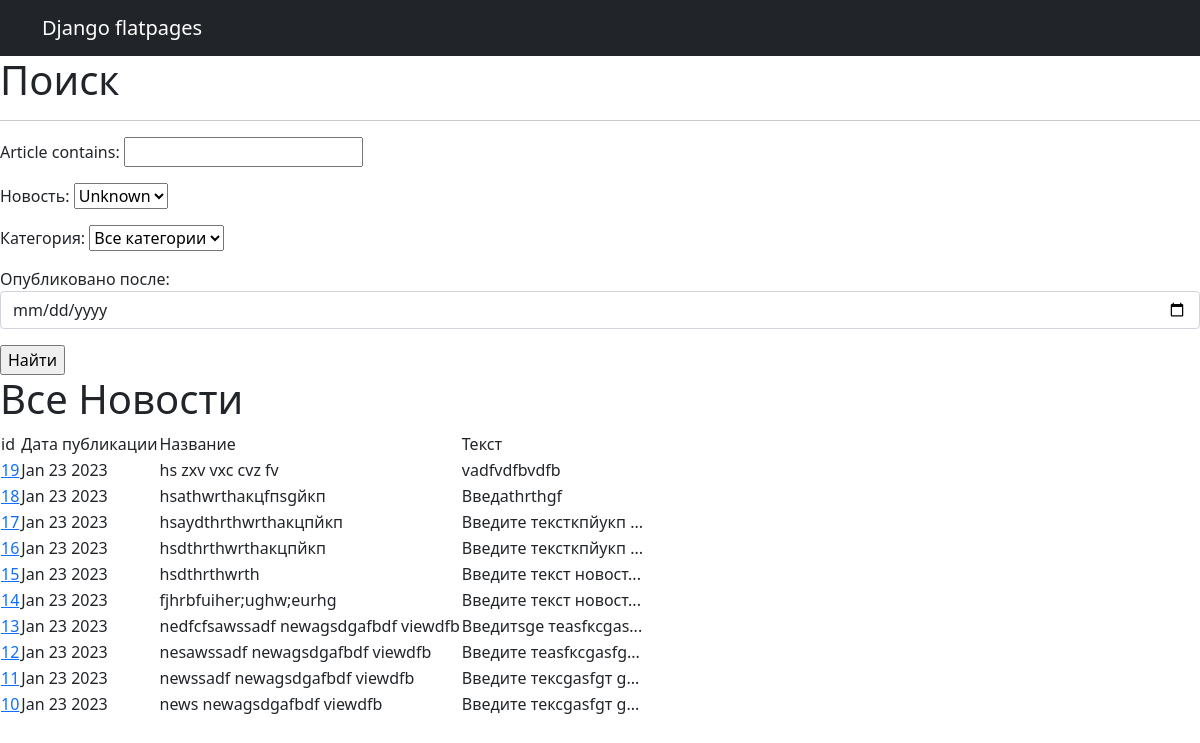
Page /posts/search/ on the earlier database version.
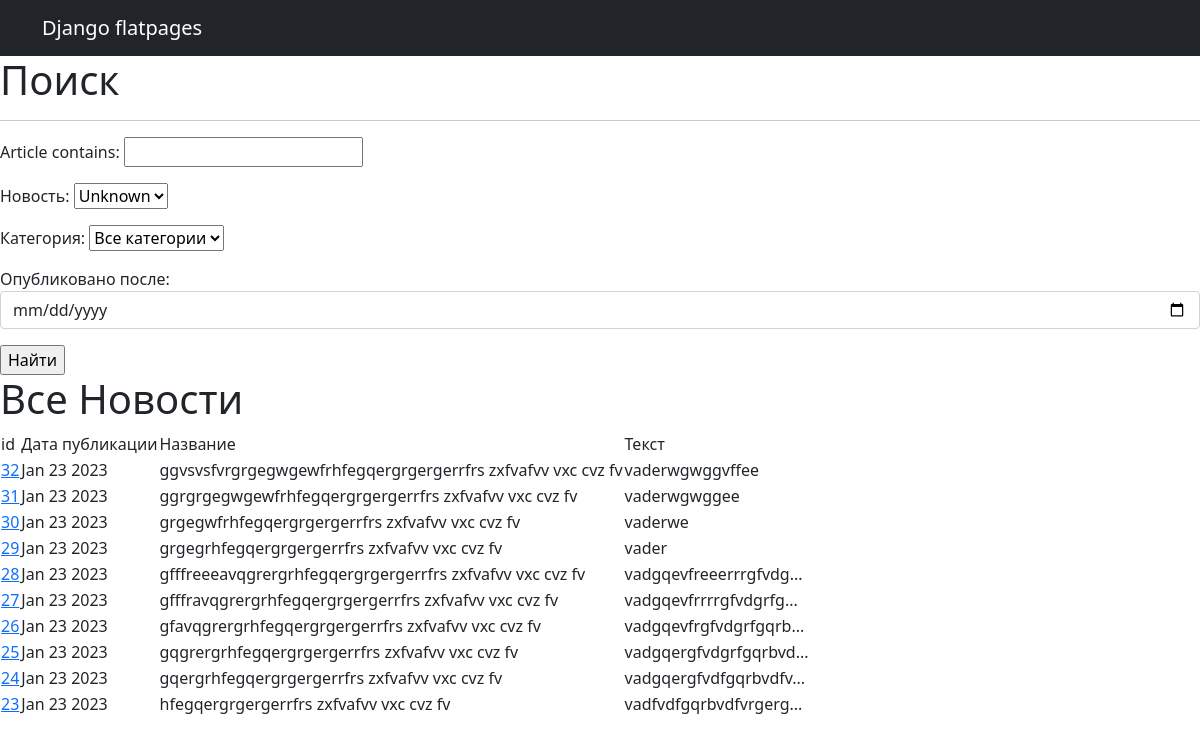
Same page on the later database version.
### news/models.py (models this page shows, shortened)
class Post(models.Model):
    article = models.CharField(max_length=200, unique=True)
    text = models.TextField()
    rating = models.IntegerField(default=0)
    is_news = models.BooleanField(default=True)
    create_time = models.DateTimeField(auto_now_add=True)
    author = models.ForeignKey("Author", on_delete=models.CASCADE)
    category = models.ManyToManyField("Category", through="PostCategory")
    def preview(self):
        if len(self.text)>20:
            return f'{self.text[:20]}...'
        else:
            return f'{self.text}'

### news/views.py (the view)
# urls.py: path('search/', PostList.as_view()),
class PostList(ListView):
    model = Post
    ordering = '-create_time'
    template_name = 'search.html'
    context_object_name = 'posts'
    paginate_by = 10
    def get_queryset(self):
        queryset = super().get_queryset()
        self.filterset = PostFilter(self.request.GET, queryset)
        return self.filterset.qs
    def get_context_data(self, **kwargs):
        context = super().get_context_data(**kwargs)
        context['filterset'] = self.filterset
        return context

### news/models.py (called while the page is built)
    def __str__(self):
        return self.name

### news/templatetags/custom_filters.py (called while the page is built)
@register.filter()
def censor(value):
   answer = ''
   words = value.split()
   bad_words = ['бля', 'гандон', 'гнида', 'говно', 'дроч', 'еба', 'ёба', 'ёбн', 'ёбы', 'ёпт', 'жопа', 'залупа', 'конч', 'лох', 'мразь', 'мудак', 'мудач', 'педик', 'пидор', 'пидр', 'пизд', 'поскуд', 'сать', 'сосать', 'сука', 'уебан', 'хер', 'хуё', 'хует', 'хуит', 'хуй', 'хуя', 'шалава', 'шлюха']
   for word in words:
      check = word.lower()
      if check in bad_words:
         word = word.replace(word, "*" * len(word))
      answer = answer + ' ' + word
   return answer

### templates/search.html (shortened to what this page needs)
{% extends 'flatpages/default.html' %}
{% load custom_filters %}
{% load custom_tags %}
{% block content %}
            </div>
        </nav>
<h1>Поиск</h1>
<hr>
<form action="" method="get">
       {{ filterset.form.as_p }}
       <input type="submit" value="Найти" />
   </form>
{% if posts %}
       <h1>Все Новости</h1>
       <table>
           <tr>
               <td>id</td>
               <td>Дата публикации</td>
               <td>Название</td>
               <td>Текст</td>
           </tr>
           {% for post in posts %}
           <tr>
               <td><a href="http://127.0.0.1:8000/news/{{post.id}}">{{ post.id  }}</a> </td>
               <td>{{ post.create_time|date:'M d Y'  }}</td>
               <td>{{ post.article|censor }}</td>
               <td>{{ post.preview|censor }}</td>
           </tr>
           {% endfor %}
       </table>
    {% else %}
       <h2>Товаров нет!</h2>
    {% endif %}
{% endblock content %}

Differences in the rows shown:
no longer on this page (row unchanged): Post: id "19", create_time "Jan 23 2023", article|censor "hs zxv vxc cvz fv", preview|censor "vadfvdfbvdfb"
no longer on this page (row unchanged): Post: id "18", create_time "Jan 23 2023", article|censor "hsathwrthакцfпsgйкп", preview|censor "Введathrthgf"
no longer on this page (row unchanged): Post: id "17", create_time "Jan 23 2023", article|censor "hsауdthrthwrthакцпйкп", preview|censor "Введите тексткпйукп ..."
no longer on this page (row unchanged): Post: id "16", create_time "Jan 23 2023", article|censor "hsdthrthwrthакцпйкп", preview|censor "Введите тексткпйукп ..."
no longer on this page (row unchanged): Post: id "15", create_time "Jan 23 2023", article|censor "hsdthrthwrth", preview|censor "Введите текст новост..."
no longer on this page (row unchanged): Post: id "14", create_time "Jan 23 2023", article|censor "fjhrbfuiher;ughw;eurhg", preview|censor "Введите текст новост..."
no longer on this page (row unchanged): Post: id "13", create_time "Jan 23 2023", article|censor "nedfcfsawssadf newagsdgafbdf viewdfb", preview|censor "Введитsgе теasfксgas..."
no longer on this page (row unchanged): Post: id "12", create_time "Jan 23 2023", article|censor "nesawssadf newagsdgafbdf viewdfb", preview|censor "Введите теasfксgasfg..."
no longer on this page (row unchanged): Post: id "11", create_time "Jan 23 2023", article|censor "newssadf newagsdgafbdf viewdfb", preview|censor "Введите тексgasfgт g..."
no longer on this page (row unchanged): Post: id "10", create_time "Jan 23 2023", article|censor "news newagsdgafbdf viewdfb", preview|censor "Введите тексgasfgт g..."
added Post: id "32", create_time "Jan 23 2023", article|censor "ggvsvsfvrgrgegwgewfrhfegqergrgergerrfrs zxfvafvv vxc cvz fv", preview|censor "vaderwgwggvffee"
added Post: id "31", create_time "Jan 23 2023", article|censor "ggrgrgegwgewfrhfegqergrgergerrfrs zxfvafvv vxc cvz fv", preview|censor "vaderwgwggee"
added Post: id "30", create_time "Jan 23 2023", article|censor "grgegwfrhfegqergrgergerrfrs zxfvafvv vxc cvz fv", preview|censor "vaderwe"
added Post: id "29", create_time "Jan 23 2023", article|censor "grgegrhfegqergrgergerrfrs zxfvafvv vxc cvz fv", preview|censor "vader"
added Post: id "28", create_time "Jan 23 2023", article|censor "gfffreeeavqgrergrhfegqergrgergerrfrs zxfvafvv vxc cvz fv", preview|censor "vadgqevfreeerrrgfvdg..."
added Post: id "27", create_time "Jan 23 2023", article|censor "gfffravqgrergrhfegqergrgergerrfrs zxfvafvv vxc cvz fv", preview|censor "vadgqevfrrrrgfvdgrfg..."
added Post: id "26", create_time "Jan 23 2023", article|censor "gfavqgrergrhfegqergrgergerrfrs zxfvafvv vxc cvz fv", preview|censor "vadgqevfrgfvdgrfgqrb..."
added Post: id "25", create_time "Jan 23 2023", article|censor "gqgrergrhfegqergrgergerrfrs zxfvafvv vxc cvz fv", preview|censor "vadgqergfvdgrfgqrbvd..."
added Post: id "24", create_time "Jan 23 2023", article|censor "gqergrhfegqergrgergerrfrs zxfvafvv vxc cvz fv", preview|censor "vadgqergfvdfgqrbvdfv..."
added Post: id "23", create_time "Jan 23 2023", article|censor "hfegqergrgergerrfrs zxfvafvv vxc cvz fv", preview|censor "vadfvdfgqrbvdfvrgerg..."
